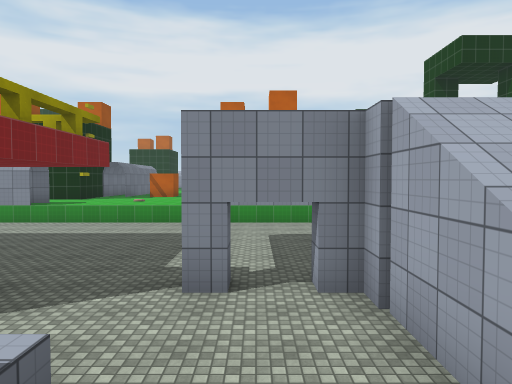
[1] (above)

18 first-person views from a walk through a Unity game level. The camera is 1.5 m above the floor, tilts 2° down and sees 70° across. The floor is counted in squares, 2 m on a side. Each view is taken from the middle of a square. On the plan, view 1 faces up. The plan holds only what a view shows up to about 11 squares ahead; the rest is blank. The place goes on beyond the plan. The player is left out. Surface patterns are stand-ins for the level's own textures.

[2]
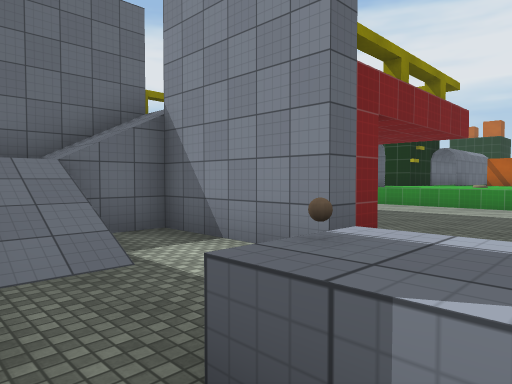

[3]
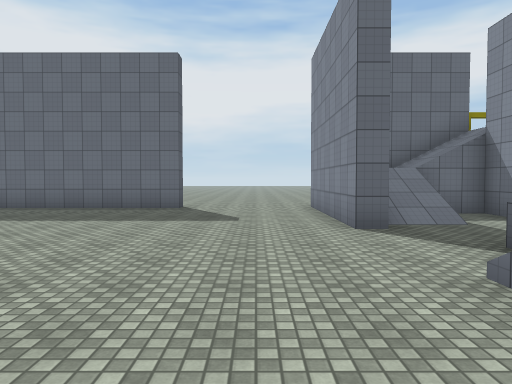

[4]
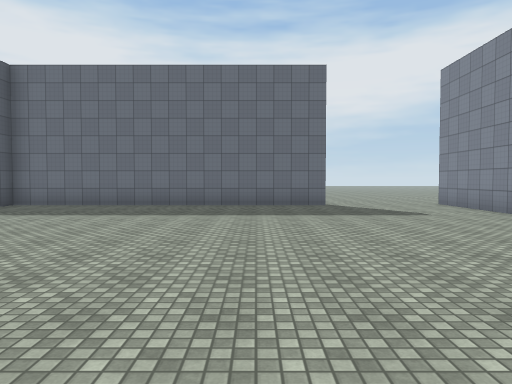

[5]
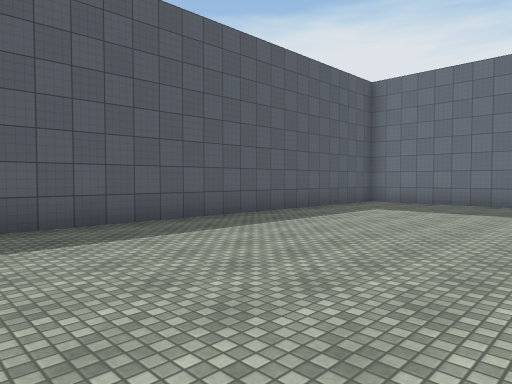

[6]
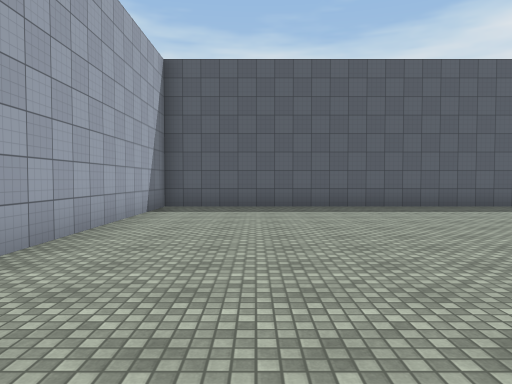

[7]
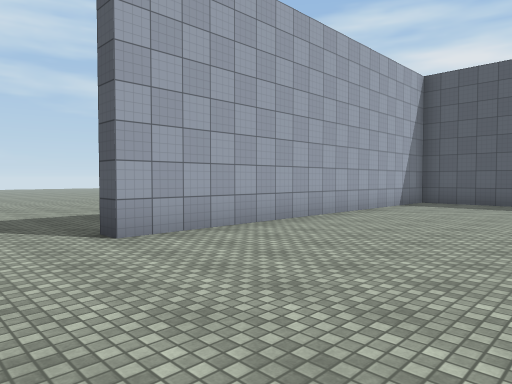

[8]
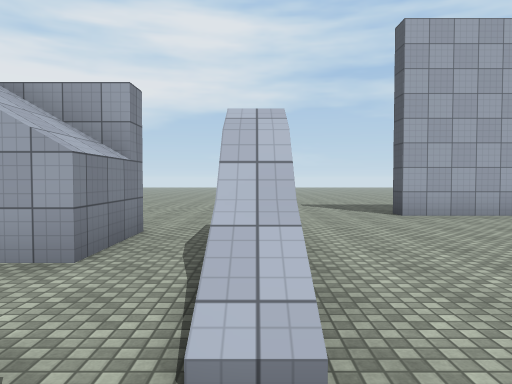

[9]
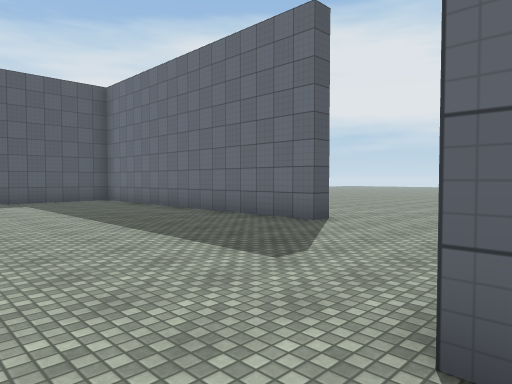

[10]
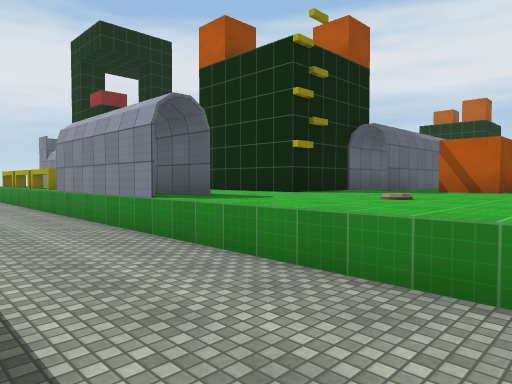

[11]
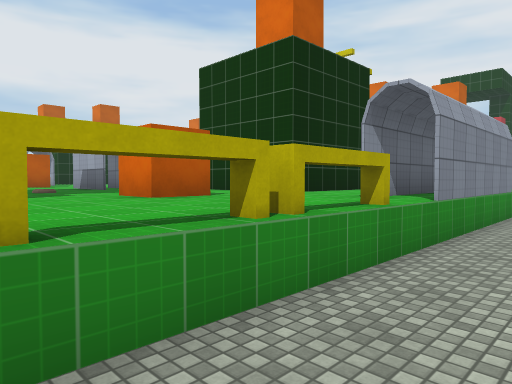

[12]
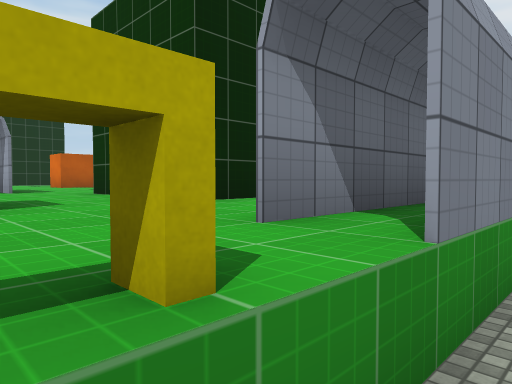

[13]
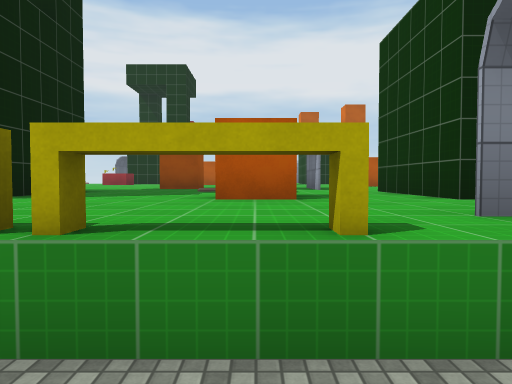

[14]
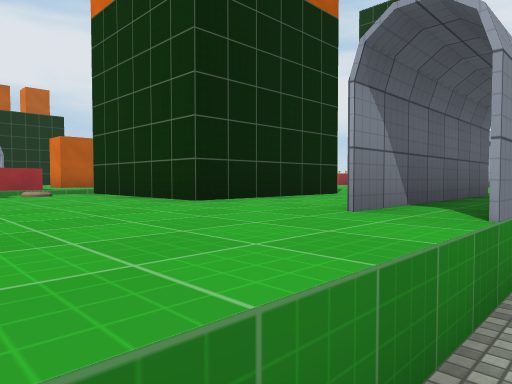

[15]
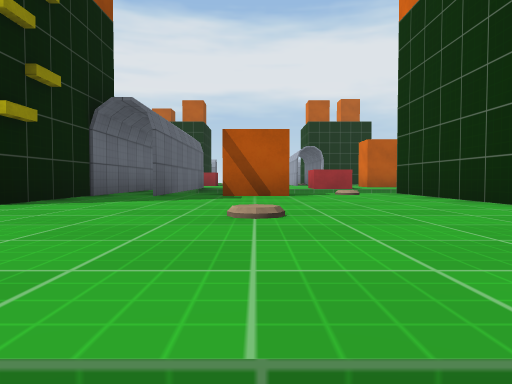

[16]
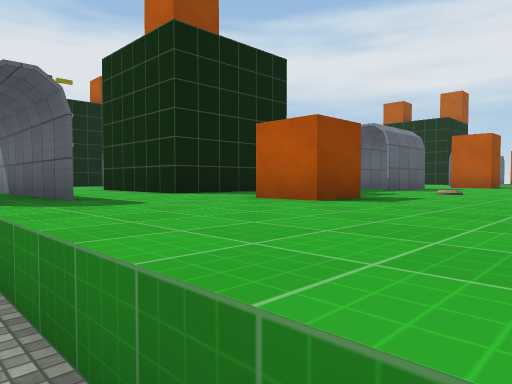

[17]
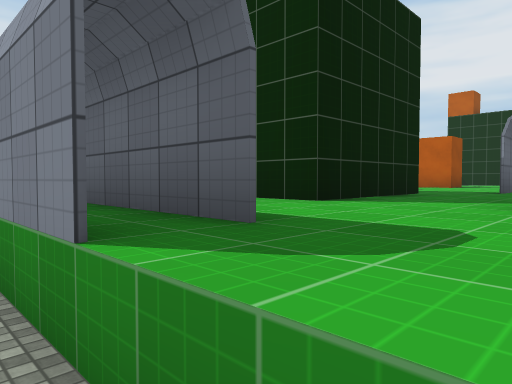

[18]
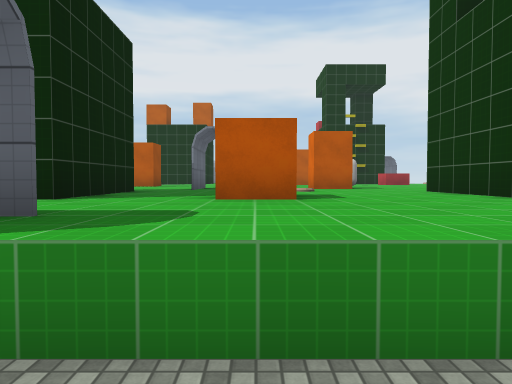

### Floor plan
Key: @ floor where view 1 was taken; # wall or solid block; . main floor; : floor 2 m higher than the main floor; / step, stairs or slope; ^ raised ledge; B ball.
Columns run from 15 left of view 1 to 14 right of it. Each row starts with its distance up from view 1.
 21    ^  ^^      ^^^  ^^
 20    ^^^^^ ^^ ^#^^^^^^^
 19 ^^ ^^^^  ^      ^^^^^#^^
 18 ^^ ^^^^  ^      ^^^^^^^^
 17 ^^^^^^^ ^^ ^  ^ ^^^^^^^^
 16 ^^^^^^###^^#^^###^^^^^^#
 15 ^^^^^^###^^^^^###^^^^^^#
 14 ^^^^^^###^^^^^###^^#^^^#
 13 ^^^^^^^^^^^^^^^^^^^^^^^
 12  ^^^^^^^^^^^^^^^^^^^^^^
 11 #^#^^####^^^^^####^^^^^
 10 .......................
  9 .... ............  .
  8          ........
  7           .......
  6            ......
  5            ......
  4             /...##
  3        #/####....#    ...
  2        #//.......##......
  1        #:///.B^.........
  0        #####../@/
 -1       ..................
 -2       ...................
 -3    ..................#........
 -4   .....#.............# .......
 -5   .....#.............#   ....
 -6    ..  #.............#
 -7        #.............#
 -8        #.............#
 -9        #.............#
-10        #.............#
-11        #.............#
-12        #.............#
-13        ###############

Where each view was taken, in squares from view 1:
view 1: 0 up, 0 right, facing up
view 2: 0 up, 1 left, facing up-left
view 3: 2 down, 2 right, facing left
view 4: 6 down, 3 right, facing left
view 5: 7 down, 4 right, facing down-left
view 6: 3 down, 3 right, facing down
view 7: 1 down, 1 right, facing down-right
view 8: 0 up, 2 left, facing right
view 9: 0 up, 2 left, facing down-left
view 10: 8 up, 2 left, facing up-left
view 11: 9 up, 15 left, facing up-right
view 12: 10 up, 12 left, facing up-right
view 13: 9 up, 12 left, facing up
view 14: 10 up, 4 left, facing up-right
view 15: 10 up, 4 left, facing up
view 16: 10 up, 7 right, facing up-left
view 17: 10 up, 4 right, facing up-left
view 18: 9 up, 4 right, facing up
